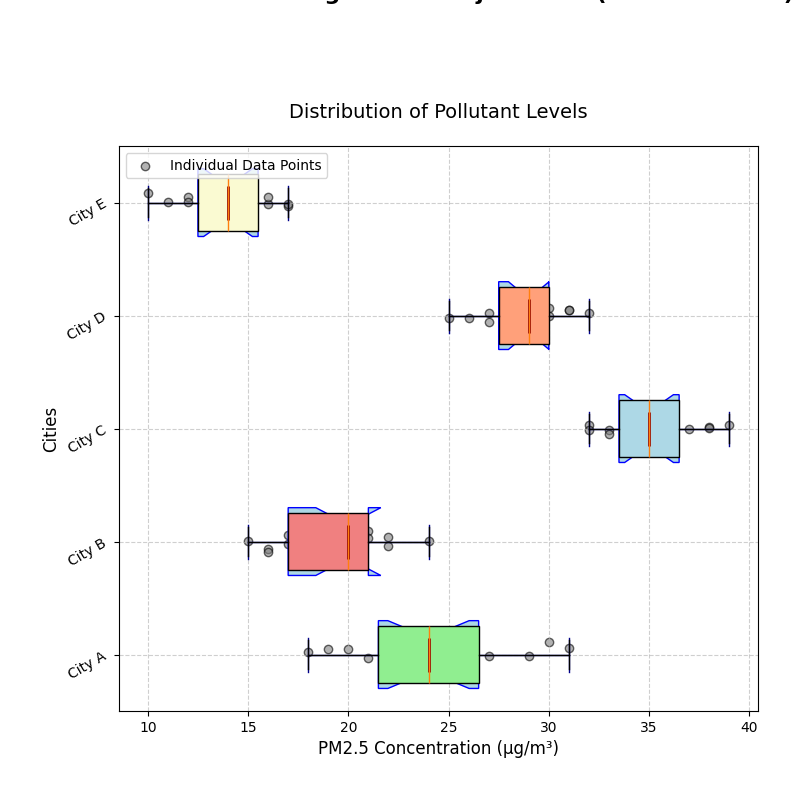

Source code (Python):
import matplotlib.pyplot as plt
import numpy as np

# Pollutant data for each city (PM2.5 concentration in µg/m³)
pollutants_data = {
    "City A": [22, 24, 21, 23, 25, 26, 29, 31, 30, 20, 22, 19, 18, 24, 27],
    "City B": [17, 18, 16, 20, 19, 15, 17, 16, 21, 22, 20, 21, 20, 22, 24],
    "City C": [34, 35, 33, 32, 34, 36, 39, 37, 38, 36, 35, 38, 32, 34, 33],
    "City D": [27, 28, 29, 30, 32, 31, 28, 29, 30, 27, 26, 25, 28, 29, 31],
    "City E": [14, 15, 13, 12, 16, 17, 13, 14, 12, 11, 10, 14, 15, 16, 17]
}

data = [pollutants_data[city] for city in pollutants_data]
cities = list(pollutants_data.keys())

fig, ax = plt.subplots(figsize=(8, 8))
fig.suptitle('Pollutant Level Monitoring Across Major Cities (Last 6 Months)', fontsize=16, weight='bold', y=1.02)

# Horizontal Box plot
ax.boxplot(data, patch_artist=True, notch=True, vert=False, widths=0.6,
           boxprops=dict(facecolor='lightblue', color='blue'),
           whiskerprops=dict(color='darkblue'), capprops=dict(color='darkblue'),
           medianprops=dict(color='darkred', linewidth=2))

colors = ['lightgreen', 'lightcoral', 'lightblue', 'lightsalmon', 'lightgoldenrodyellow']
for patch, color in zip(ax.boxplot(data, patch_artist=True, vert=False)['boxes'], colors):
    patch.set_facecolor(color)

for i, city_data in enumerate(data, start=1):
    y_values = np.full(len(city_data), i) + np.random.normal(0, 0.04, size=len(city_data))
    ax.scatter(city_data, y_values, alpha=0.6, color='gray', edgecolor='k', label='Individual Data Points' if i == 1 else "")

ax.set_title('Distribution of Pollutant Levels', fontsize=14, pad=20)
ax.set_ylabel('Cities', fontsize=12)
ax.set_xlabel('PM2.5 Concentration (µg/m³)', fontsize=12)
ax.set_yticks(np.arange(1, len(cities) + 1))
ax.set_yticklabels(cities, rotation=30)
ax.grid(True, linestyle='--', alpha=0.6)
ax.legend(loc='upper left')

plt.tight_layout(pad=3.0)
plt.show()
